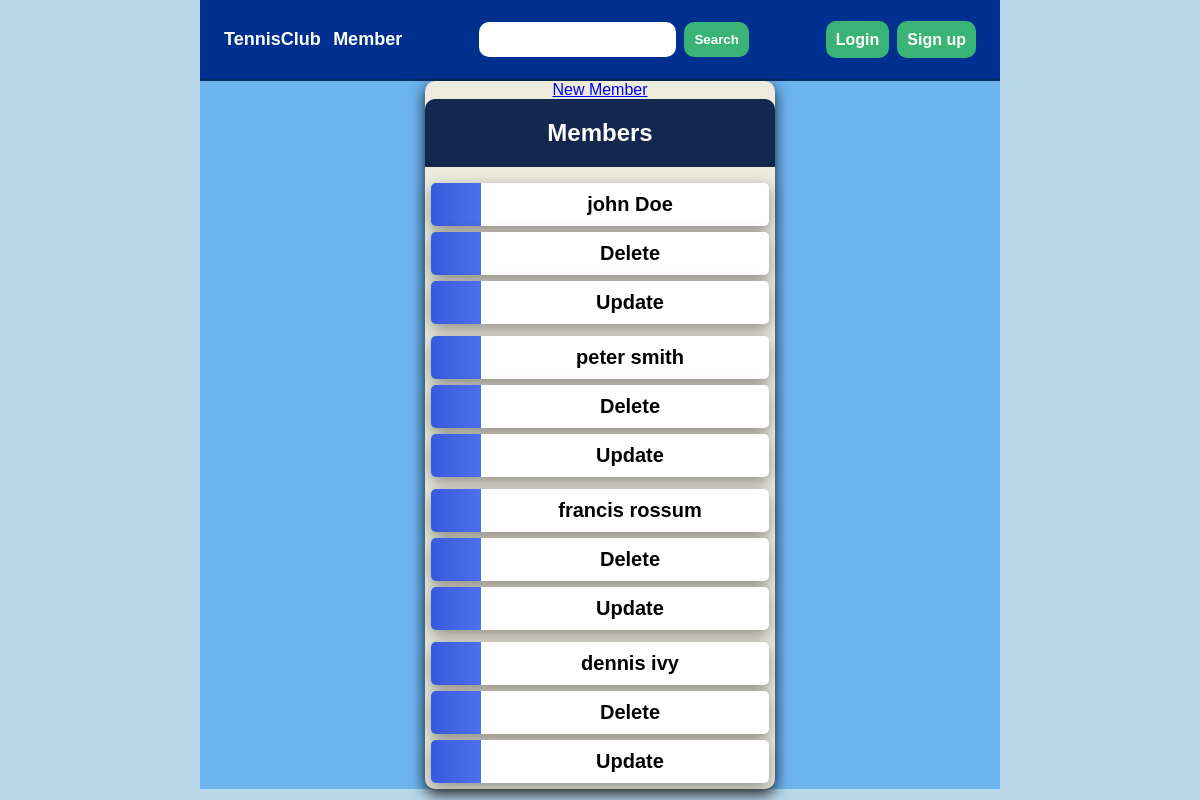
/members/, run on an earlier commit of the app's database.
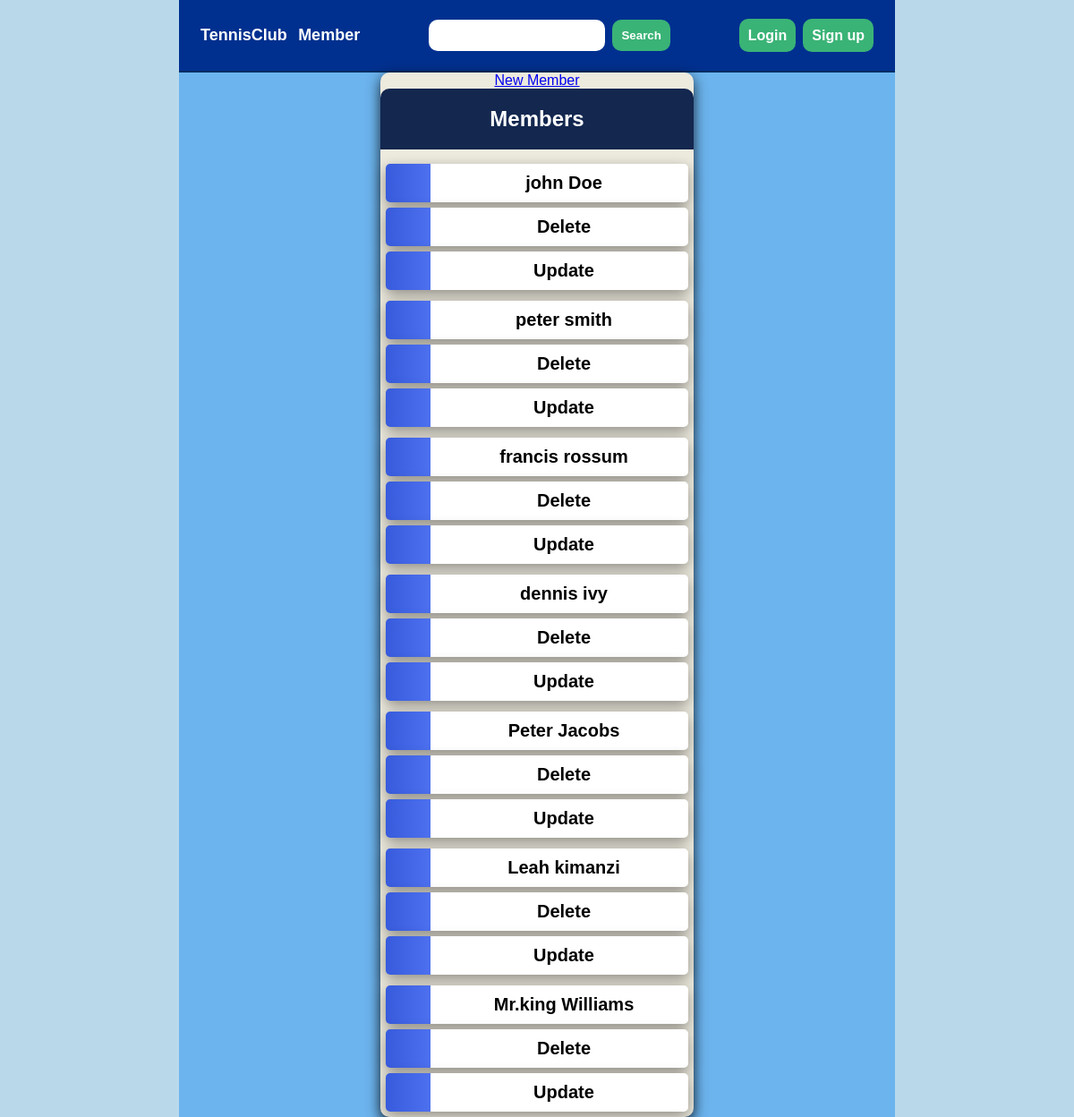
And on a later commit of the database.
### members/models.py (models this page shows, shortened)
class Member(models.Model):
    firstname=models.CharField(max_length=200)
    lastname=models.CharField(max_length=200)
    gender=models.CharField(max_length=100)
    phone=models.IntegerField()
    joined_date=models.DateTimeField()

### members/views.py (the view)
# urls.py: path('',views.index,name='index'),
def index(request):
    mydata=Member.objects.all()
    context={'mydata':mydata}
    return render(request, 'members/index.html', context)

### members/templates/members/index.html (shortened to what this page needs)
<!DOCTYPE html>
{% load static %}
<html lang="en">
<head>
    <link rel="stylesheet" href="{%static 'css/main.css' %}">
</head>
<body>
   <div class="container">
    <nav>
        <div class="title">
<a href="{% url 'members:index'%}">TennisClub</a>
<a href="{% url 'members:index'%}">Member</a>
        </div>
    <form action="{% url 'members:search' %} " method="post">
        <div class="search">
          <input type="text" name="q" required/>
          <input type="submit"  value="Search">
        </div>
     </form>
     <div class="login">
        <ul>
            <li><a href="">Login</a></li>
            <li><a href="">Sign up</a></li>
        </ul>
     </div>
    </nav>
    <div class="content">
        <a href="{% url 'members:register'%}">New Member</a>
    <h2>Members</h2>
    {% for i in mydata %}
    <ul>
        <li><a href="{% url 'members:detail' i.id%}">{{i.firstname}}  {{i.lastname}}</a></li>
        <li><a href="{% url 'members:delete' i.id%}">Delete</a></li>
        <li><a href="{% url 'members:update' i.id%}">Update</a></li>
    </ul>
    {% endfor %}
  </div>
   </div>
</body>
</html>

What changed in the data, as far as the page shows it:
added Member: firstname "Peter", lastname "Jacobs"
added Member: firstname "Leah", lastname "kimanzi"
added Member: firstname "Mr.king", lastname "Williams"
